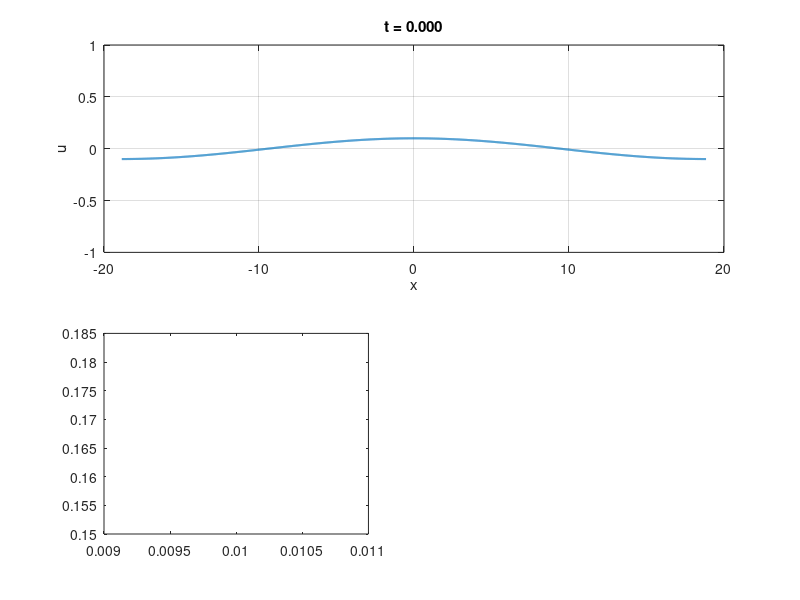

Here is the MATLAB script that generated this plot: (Note: this script raises an error after producing the figure.)
clc; clear; close all;

function [mu_j, k_j] = critical_bifurcation(j, L, mass)
    % Computes the j'th frequencies critical mu and associated eigenvalue
    k_j = 2 * pi * j / L;
    mu_j = 3 * mass^2 + k_j^2;    
end

%% Parameters
A0 = 1e-1;
t0 = 0.0;
T  = 100;
dt = 0.001;

mass = 0;

xscale = 6;
Lx = xscale*pi;
Nx = 2^12;

[mu, ~] = critical_bifurcation(5, 2 * Lx, mass);

%% Video paramaters
plot_dt = 5.0; 
plot_every = round(plot_dt / dt); % make multiple of dt
save_video = false;

%% Find k_j's for initial data
k_j = pi * [0:7] / Lx;

%% discretization
% time discretization
t = t0:dt:T;
num_time_steps = length(t);

% spatial grid
dx = 2*Lx/Nx;
x = (-Nx/2:Nx/2-1)*dx;

% Fourier wavenumbers
kx = pi*[0:Nx/2-1 -Nx/2:-1]/Lx;
Laplacian_k = -kx.^2;

%% Linear operator:
L_operator = -(Laplacian_k.^2);

%% 2/3 dealiasing mask
kx_max = max(abs(kx));
dealias_mask = abs(kx) <= (2/3)*kx_max;

%% ETDRK4 setup
E  = exp(dt*L_operator);
E2 = exp(dt*L_operator/2);
M = 16; % no. of points for complex means
r = exp(1i*pi*((1:M)-0.5)/M); % roots of unity
Lvec = L_operator(:);
LR = dt*Lvec(:,ones(M,1)) + r(ones(numel(L_operator),1),:);

Q  = dt*real(mean((exp(LR/2)-1)./LR,2)).';
f1 = dt*real(mean((-4-LR + exp(LR).*(4-3*LR+LR.^2))./LR.^3 ,2)).';
f2 = dt*real(mean((2+LR + exp(LR).*(-2+LR))./LR.^3 ,2)).';
f3 = dt*real(mean((-4-3*LR-LR.^2 + exp(LR).*(4-LR))./LR.^3 ,2)).';

clear LR Lvec


%% Initial condition

k = k_j(2);

% Zero mean white noise
noise = 0.02 * (rand(1, Nx) - 0.5);
noise = noise - mean(noise);

% Zero mean white noise
%u0 = mass + noise;

% Start at k_bif
u0 = A0 * cos(k * x) + mass;


video_filename = sprintf('k=%.3f_T=%.0f.mp4', k, T);

% Restart initial conditions
u_hat = fft(u0);
u = u0;

%% Plot setup
fig = figure('Position',[100 100 1200 700], 'Resize', 'off');

%% Pre-allocate tracking metrics
% mean_hist = zeros(1, num_time_steps);
% mean_hist(1) = trapz(u) * dx * 0.5 / Lx;

dominate_mode = NaN(20, 2);
[~, max_index] = max(abs(fft(u - mass)));
dominate_mode(1, :) = [t(1)+1e-2, kx(max_index)];
dom_mode_ind = 1;

%% Subplot 1: Solution (Spans the entire top row)
ax1 = subplot(2,2,[1 2]);
hLine1 = plot(ax1, x, u, 'LineWidth', 1.5);

ylim(ax1, 1.2 * [-sqrt(mu) sqrt(mu)]); 
xlabel(ax1, 'x'); 
ylabel(ax1, 'u');
hTitle1 = title(ax1, sprintf('t = %.3f', t0));

grid(ax1, 'on');

%% Subplot 2: Mean value (Bottom Left)
% ax2 = subplot(2,3,4);
% hLine2 = plot(ax2, t(1), mean_hist(1), 'LineWidth', 2);
% 
% xlabel(ax2, 't'); 
% ylabel(ax2, 'Mass');
% 
% grid(ax2, 'on');

%% Subplot 3: Dominate mode (Bottom Center)
ax3 = subplot(2,2,3);

hLine3 = stairs(ax3, dominate_mode(1, 1), dominate_mode(1, 2), 'LineWidth', 2);

labels = cellstr("k_" + (0:numel(k_j)-1));
yline(ax3, k_j, '--r', labels, 'LineWidth', 2);    

xlabel(ax3, 't'); 
ylabel(ax3, 'Wavenumber (k)');

ylim(ax3, [0, k_j(end)]); 
xlim(ax3, [1e-10, T]);

grid(ax3, 'on');
    
%% Subplot 4: Fourier Spectrum (Bottom Right)
ax4 = subplot(2,2,4);
hFreq = plot(ax4, ifftshift(kx), ifftshift(abs(u_hat)), 'LineWidth', 2);

xlabel(ax4, 'k'); 
ylabel(ax4, '$|\hat{u}|$', 'Interpreter', 'latex');

set(ax4, 'YScale', 'log');
xlim(ax4, [-10, 10])
grid(ax4, 'on');

drawnow limitrate

%% GIF setup    
if save_video
    % Initialize the MP4 writer using the H.264 codec
    v = VideoWriter(video_filename, 'MPEG-4');
    v.FrameRate = 30;  % Target frames per second
    v.Quality = 100;   % Highest crispness, lowest compression artifacts
    open(v);

    frame = getframe(fig);
    writeVideo(v, frame);
end

%% Time loop
for n = 2:num_time_steps
    % Stage 1
    u3_nonlinear = u.^3 - mu*u;
    Nu_hat = dealias_mask .* Laplacian_k .* fft(u3_nonlinear);
    
    % Stage 2
    a_hat = E2.*u_hat + Q.*Nu_hat;
    a = real(ifft(a_hat));
    Na_hat = dealias_mask .* Laplacian_k .* fft(a.^3 - mu*a);
    
    % Stage 3
    b_hat = E2.*u_hat + Q.*Na_hat;
    b = real(ifft(b_hat));
    Nb_hat = dealias_mask .* Laplacian_k .* fft(b.^3 - mu*b);
    
    % Stage 4
    c_hat = E2.*a_hat + Q.*(2*Nb_hat - Nu_hat);
    c = real(ifft(c_hat));
    Nc_hat = dealias_mask .* Laplacian_k .* fft(c.^3 - mu*c);
    
    % Final Time Step Combination
    u_hat = E.*u_hat + f1.*Nu_hat + 2*f2.*(Na_hat + Nb_hat) + f3.*Nc_hat;
    u = real(ifft(u_hat));

    mean_hist(n) = trapz(u) * dx * 0.5 / Lx;
    [~, max_index] = max(abs(fft(u - mass)));
    dom_mode = kx(max_index);

    if dominate_mode(dom_mode_ind, 2) ~= dom_mode
        dom_mode_ind = dom_mode_ind + 1;
        dominate_mode(dom_mode_ind, :) = [t(n), dom_mode];
    end


    % Update figures
    if mod(n - 1, plot_every) == 0
        hLine1.YData = u;
        hTitle1.String = sprintf('t = %.4f', t(n));
        
        % hLine2.XData = t(1:n);
        % hLine2.YData = mean_hist(1:n);
        % axis(ax2, 'tight');
        
        hLine3.XData = [dominate_mode(1:dom_mode_ind, 1); t(n)];
        hLine3.YData = [dominate_mode(1:dom_mode_ind, 2); dominate_mode(dom_mode_ind, 2)];
        %axis(ax3, 'tight');

        hFreq.YData = ifftshift(abs(u_hat));
       
        drawnow limitrate; 
        
        if save_video
            % Capture the current high-res figure frame and write to file
            frame = getframe(fig);
            writeVideo(v, frame);
        end
    end
end

if save_video
    close(v);
    disp(['Video saved to: ', video_filename])
end

fprintf('Surpassing time: %.4f \n', dominate_mode(2, 1))

k1 = k_j(2);
k3 = k_j(4);
lambda_1 = mu * k1^2 - k1^4;
lambda_3 = mu * k3^2 - k3^4;
pred_t_surpass = log( A0^2 * k3^2 / (4 * lambda_3 - 12 * lambda_1) ) / ( lambda_1 - lambda_3)
